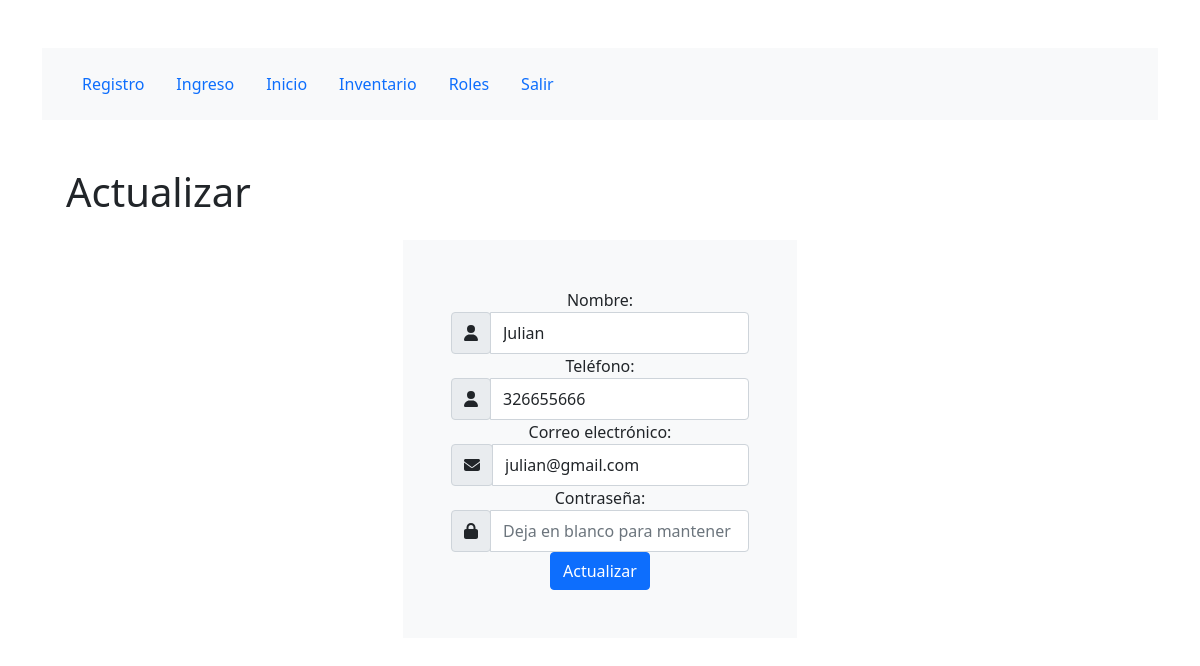
The page /index.php?modulo=editar&id=11 (signed in) on the database its author committed.
### tables this page shows
CREATE TABLE `personas` (
  `pk_id_persona` int(11) NOT NULL,
  `pers_nombre` varchar(40) NOT NULL,
  `pers_telefono` varchar(15) NOT NULL,
  `pers_correo` varchar(50) NOT NULL,
  `pers_clave` varchar(255) NOT NULL,
  `pers_fecha_registro` datetime NOT NULL DEFAULT current_timestamp(),
  `fk_id_rol` int(11) NOT NULL DEFAULT 3
);

### controladores/plantilla.controlador.php (called while the page is built)
<?php
class ControladorPlantilla{
    public function ctrPlantilla(){
        include "vistas/plantilla.php";
    }
}

### index.php (called while the page is built, shortened)
<?php
require_once "controladores/plantilla.controlador.php";
require_once "controladores/registro.controlador.php";
require_once "controladores/rol.controlador.php";
require_once "modelos/registro.modelo.php";
require_once "modelos/conexion.php";
$plantilla = new ControladorPlantilla();
$plantilla -> ctrPlantilla();

### controladores/registro.controlador.php (called while the page is built, shortened)
<?php
include "modelos/registro.modelo.php";
class ControladorRegistro{
    static public function ctrSeleccionarRegistro($item = null, $valor = null){
        $tabla = "personas";
        $respuesta = ModeloRegistro::mdlSeleccionarRegistro($tabla, $item, $valor);
        return $respuesta;
    }
}

### modelos/conexion.php (called while the page is built)
<?php
    class Conexion{
        static public function conectar(){
            $link = new PDO("mysql:host=localhost:3306;dbname=1proyecto_db","root","");
            return $link;
        }
    }

### modelos/registro.modelo.php (called while the page is built, shortened)
<?php
require_once "conexion.php";
class ModeloRegistro {
    static public function mdlSeleccionarRegistro($tabla, $item, $valor){
        if ($item === null && $valor === null) {
                $sql = "
                SELECT
                    pk_id_persona AS id,
                    pers_nombre,
                    pers_telefono,
                    pers_correo,
                    pers_clave,
                    DATE_FORMAT(pers_fecha_registro, '%d/%m/%Y') AS fecha
                FROM {$tabla}
                ORDER BY pk_id_persona DESC
                ";
                $stmt = Conexion::conectar()->prepare($sql);
                $stmt->execute();
                $datos = $stmt->fetchAll(PDO::FETCH_ASSOC);
                $stmt->closeCursor();
                return $datos;
        }else{
            $sql = "
                SELECT
                pk_id_persona AS id,
                pers_nombre,
                pers_telefono,
                pers_correo,
                pers_clave,
                DATE_FORMAT(pers_fecha_registro, '%d/%m/%Y') AS fecha
                FROM {$tabla}
                WHERE {$item} = :valor
                ORDER BY pk_id_persona DESC
            ";
            $stmt = Conexion::conectar()->prepare($sql);
            $stmt->bindValue(":valor", $valor, PDO::PARAM_STR);
            $stmt->execute();
            $dato = $stmt->fetch(PDO::FETCH_ASSOC);
            return $dato;
        }
    }
}

### vistas/modulos/editar.php (the view, shortened to what this page needs)
<?php
require_once "controladores/registro.controlador.php";
require_once "modelos/registro.modelo.php";
$id = intval($_GET['id']);
$registro = ControladorRegistro::ctrSeleccionarRegistro("pk_id_persona", $id);
?>
<div class="container-fluid">
    <div class="container py-5">
        <h1>Actualizar</h1>
        <div class="d-flex justify-content-center text-center py-3">
            <form class="p-5 bg-light" method="post">
                <div class="form-group">
                    <label for="nombre">Nombre:</label>
                    <div class="input-group">
                        <div class="input-group-prepend">
                            <span class="input-group-text"><i class="fas fa-user"></i></span>
                        </div>
                        <input
                            type="text"
                            class="form-control"
                            id="nombre"
                            name="actualizarNombre"
                            value="<?= htmlspecialchars($registro['pers_nombre'], ENT_QUOTES, 'UTF-8') ?>" required>
                    </div>
                </div>
                <div class="form-group">
                    <label for="telefono">Teléfono:</label>
                    <div class="input-group">
                        <div class="input-group-prepend">
                            <span class="input-group-text"><i class="fas fa-user"></i></span>
                        </div>
                        <input
                            type="text"
                            class="form-control"
                            id="telefono"
                            name="actualizarTelefono"
                            value="<?= htmlspecialchars($registro['pers_telefono'], ENT_QUOTES, 'UTF-8') ?>" required>
                    </div>
                </div>
                <div class="form-group">
                    <label for="correo">Correo electrónico:</label>
                    <div class="input-group">
                        <div class="input-group-prepend">
                            <span class="input-group-text"><i class="fas fa-envelope"></i></span>
                        </div>
                        <input
                            type="email"
                            class="form-control"
                            id="correo"
                            name="actualizarCorreo"
                            value="<?= htmlspecialchars($registro['pers_correo'], ENT_QUOTES, 'UTF-8') ?>" required>
                    </div>
                </div>
                <div class="form-group">
                    <label for="clave">Contraseña:</label>
                    <div class="input-group">
                        <div class="input-group-prepend">
                            <span class="input-group-text"><i class="fas fa-lock"></i></span>
                        </div>
                        <input
                            type="password"
                            class="form-control"
                            id="clave"
                            name="actualizarClave"
                            placeholder="Deja en blanco para mantener la actual">
                    </div>
                </div>
                <button type="submit" class="btn btn-primary">Actualizar</button>
            </form>
        </div>
    </div>
</div>

### vistas/css/styles.css (style rules this page uses)
.input-group-text { padding: 0.75rem 0.75rem; }

### rows shown on the page
personas: actualizarNombre "Julian", actualizarTelefono "326655666", actualizarCorreo "julian@gmail.com"
